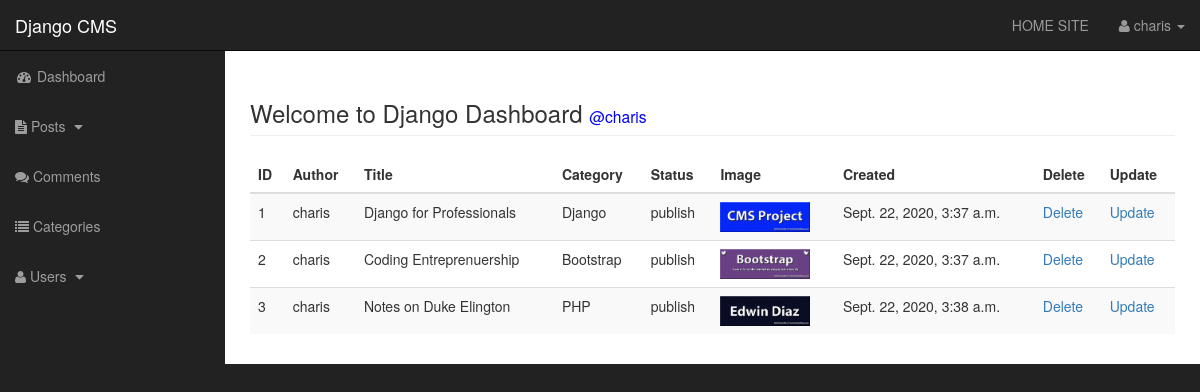
The app's page /dashboard/post_list/ (signed in) with its own data.
### users/models.py (models this page shows)
class CustomUser(AbstractUser):
    pass

### posts/models.py (models this page shows, shortened)
class Post(TimeStampedModel):
    Status = (
        ('draft', 'Draft'),
        ('publish', 'Publish'),
    )
    author   = models.ForeignKey(User, on_delete=models.CASCADE, related_name='posts')
    category = models.ForeignKey(Category, on_delete=models.CASCADE, default=True)
    title    = models.CharField(max_length=100)
    slug     = AutoSlugField(unique=True, always_update=False, populate_from='title')
    content  = models.TextField()
    image    = models.ImageField(upload_to='cms/%Y/%m/%d', default='image_1')
    status   = models.CharField(max_length=20, choices=Status)

### categories/models.py (models this page shows, shortened)
class Category(models.Model):
    title = models.CharField(max_length=100)
    class Meta:
        verbose_name_plural = 'Categories'
    def __str__(self):
        return self.title

### dashboard/views.py (the view)
# urls.py: path('post_list/', DashboardPostListView.as_view(), name='posts_list'),
class DashboardPostListView(LoginRequiredMixin, ListView):
    model = Post
    context_object_name = 'post_list'
    template_name = 'dashboard/post_list.html'

### dashboard/templates/dashboard/post_list.html
{% extends 'base1.html' %}
{% block content %}
<table class="table table-striped">
    <thead>
      <tr>
        <th scope="col">ID</th>
        <th scope="col">Author</th>
        <th scope="col">Title</th>
        <th scope="col">Category</th>
        <th scope="col">Status</th>
        <th scope="col">Image</th>
        <th scope="col">Created</th>
        <th scope="col">Delete</th>
        <th scope="col">Update</th>
      </tr>
    </thead>
    <tbody>
        {% for post in post_list %}
            <tr>
                <td>{{ post.id }}</th>
                <td>{{ post.author }}</td>
                <td>{{ post.title }}</td>
                <td>{{ post.category }}</td>
                <td>{{ post.status }}</td>
                <td><img class="img-responsive" src="{{ post.image.url }}" alt="" style="height: 30px;"></td>
                <td>{{ post.created }}</td>
                <td><a href="{% url 'post_delete' post.pk %}">Delete</a></td>
                <td><a href="{% url 'post_update' post.pk %}">Update</a></td>
            </tr>
        {% endfor %}
    </tbody>
  </table>
{% endblock content %}

### dashboard/templates/base1.html (shortened to what this page needs)
{% load static %}
<!DOCTYPE html>
<html lang="en">
<head>
    <link href="{% static 'css/bootstrap.min.css' %}" rel="stylesheet">
    <link href="{% static 'css/sb-admin.css' %}" rel="stylesheet">
    <link href="{% static 'font-awesome/css/font-awesome.min.css' %}" rel="stylesheet" type="text/css">
</head>
<body>
    <div id="wrapper">
        {% include 'partials/nav1.html' %}
        <div id="page-wrapper">
            <div class="container-fluid">
                <div class="row">
                    <div class="col-lg-12">
                        <h3 class="page-header">
                            Welcome to Django Dashboard
                            <small style="color: blue">@{{ user.username }}</small>
                        </h3>
                    </div>
                </div>
                {% block content %}{% endblock content %}
            </div>
        </div>
    </div>
</body>
</html>

### dashboard/templates/partials/nav1.html (shortened to what this page needs)
<nav class="navbar navbar-inverse navbar-fixed-top" role="navigation">
    <div class="navbar-header">
        <a class="navbar-brand" href="{% url 'home' %}">Django CMS</a>
    </div>
    <ul class="nav navbar-right top-nav">
        <li>
            <a href="{% url 'index' %}">HOME SITE</a>
        </li>
        <li class="dropdown">
            <a href="#" class="dropdown-toggle" data-toggle="dropdown"><i class="fa fa-user"></i> {{user.username }} <b class="caret"></b></a>
        </li>
    </ul>
    <div class="collapse navbar-collapse navbar-ex1-collapse">
        <ul class="nav navbar-nav side-nav">
            <li>
                <a href="{% url 'home' %}"><i class="fa fa-fw fa-dashboard"></i> Dashboard</a>
            </li>
            <li>
                <a href="javascript:;" data-toggle="collapse" data-target="#posts_dropdown"><i class="fa fa-file-text "></i> Posts <i class="fa fa-fw fa-caret-down"></i></a>
            </li>
            <li >
                <a href="{% url 'comment_list' %}"><i class="fa fa-comments"></i> Comments</a>
            </li>
            <li>
                <a href="{% url 'dashboard' %}"><i class="fa fa-list"></i> Categories</a>
            </li>
            <li>
                <a href="javascript:;" data-toggle="collapse" data-target="#demo"><i class="fa fa-user"></i> Users <i class="fa fa-fw fa-caret-down"></i></a>
            </li>
        </ul>
    </div>
</nav>

### dashboard/static/css/sb-admin.css (style rules this page uses)
body { margin-top: 100px; background-color: #222; }
@media (min-width:768px) { body { margin-top: 50px; } }
#wrapper { padding-left: 0; }
#page-wrapper { width: 100%; padding: 0; background-color: #fff; }
@media (min-width:768px) { #wrapper { padding-left: 225px; } }
@media (min-width:768px) { #page-wrapper { padding: 10px; } }
.top-nav { padding: 0 15px; }
.top-nav>li { display: inline-block; float: left; }
.top-nav>li>a { padding-top: 15px; padding-bottom: 15px; line-height: 20px; color: #999; }
@media (min-width:768px) { .side-nav { position: fixed; top: 51px; left: 225px; width: 225px; margin-left: -225px; border: none; border-radius: 0; overflow-y: auto; background-color: #222; } }
@media (min-width:768px) { .side-nav>li>a { width: 225px; } }

### records on screen
CustomUser: username "charis"
Post: id "1", author "charis", title "Django for Professionals", category "Django", status "publish", image (picture), created "Sept. 22, 2020, 3:37 a.m."
Post: id "2", author "charis", title "Coding Entreprenuership", category "Bootstrap", status "publish", image (picture), created "Sept. 22, 2020, 3:37 a.m."
Post: id "3", author "charis", title "Notes on Duke Elington", category "PHP", status "publish", image (picture), created "Sept. 22, 2020, 3:38 a.m."
